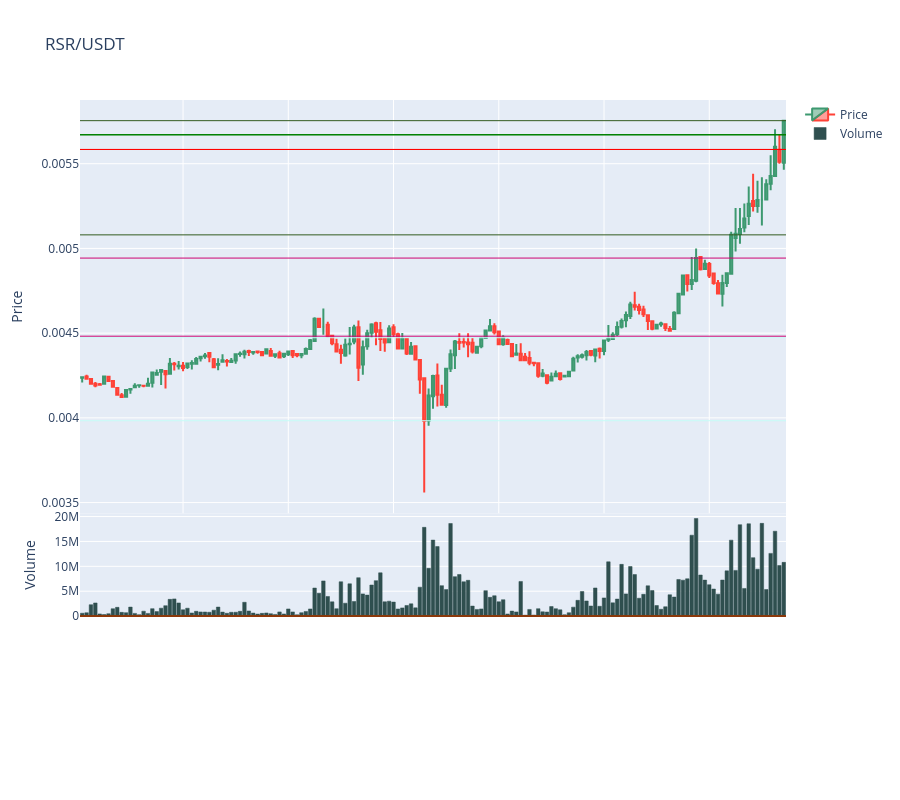

Notebook code cell kept with this figure:
### Code cell
X = df['close'].values.reshape(-1,1)
sum_of_squared_distances = []
K = range(1,15)
for k in K:
    km = KMeans(n_clusters=k)
    km = km.fit(X)
    sum_of_squared_distances.append(km.inertia_)
kn = KneeLocator(K, sum_of_squared_distances,S=1.0, curve="convex", direction="decreasing")
kmeans = KMeans(n_clusters=kn.knee).fit(X)
df['cluster'] = kmeans.predict(X)
fig = generate_candlestick_graph(pair=pair, data=df)
# fig = go.Figure()
# fig.add_trace(go.Scatter(x=df['date'],y=df['close'], mode = 'markers', marker_color='black'))
# fig.add_trace(go.Scatter(x=df['date'],y=df['max_volume'], mode = 'markers', marker_color='black'))
for cluster in df.cluster.unique():
    color = random_color_generator()
    df_1 = df[df.cluster == cluster]
    Max = df_1.close.max()
    Min = df_1.close.min()
    fig.add_hline(y=Max, line_width=1, line_color=color)
    fig.add_hline(y=Min, line_width=1, line_color=color)
    fig.add_hline(y=0.005671, line_width=1, line_color='green')
    fig.add_hline(y=0.005584, line_width=1, line_color='red')
# fig.add_hline(y=Max, line_width=1, line_color='red')
# fig.add_hline(y=Min, line_width=1, line_color='red')
fig.update_layout(autosize=True, height=800, xaxis=dict(rangeslider=dict(visible=False)))

### Figure 1 — Plotly figure (JSON) as saved in the notebook; plotly's stock layout.template omitted (floating-point values rounded to 4 significant figures; data arrays with more than 128 entries replaced by an {"elided": "..."} marker saying what was removed)
{"data": [{"close": {"elided": "161 float values"}, "high": {"elided": "161 float values"}, "low": {"elided": "161 float values"}, "name": "Price", "open": {"elided": "161 float values"}, "type": "candlestick", "x": {"elided": "161 str values"}, "xaxis": "x", "yaxis": "y"}, {"marker": {"color": "DarkSlateGrey", "line": {"color": "DarkSlateGrey"}}, "name": "Volume", "type": "bar", "x": {"elided": "161 str values"}, "xaxis": "x2", "y": {"elided": "161 float values"}, "yaxis": "y2"}], "layout": {"autosize": true, "height": 800, "modebar": {"add": ["v1hovermode", "toggleSpikeLines"]}, "shapes": [{"line": {"color": "rgb(198, 253, 248)", "width": 1}, "type": "line", "x0": 0, "x1": 1, "xref": "x domain", "y0": 0.004473, "y1": 0.004473, "yref": "y"}, {"line": {"color": "rgb(198, 253, 248)", "width": 1}, "type": "line", "x0": 0, "x1": 1, "xref": "x2 domain", "y0": 0.004473, "y1": 0.004473, "yref": "y2"}, {"line": {"color": "rgb(198, 253, 248)", "width": 1}, "type": "line", "x0": 0, "x1": 1, "xref": "x domain", "y0": 0.003983, "y1": 0.003983, "yref": "y"}, {"line": {"color": "rgb(198, 253, 248)", "width": 1}, "type": "line", "x0": 0, "x1": 1, "xref": "x2 domain", "y0": 0.003983, "y1": 0.003983, "yref": "y2"}, {"line": {"color": "green", "width": 1}, "type": "line", "x0": 0, "x1": 1, "xref": "x domain", "y0": 0.005671, "y1": 0.005671, "yref": "y"}, {"line": {"color": "green", "width": 1}, "type": "line", "x0": 0, "x1": 1, "xref": "x2 domain", "y0": 0.005671, "y1": 0.005671, "yref": "y2"}, {"line": {"color": "red", "width": 1}, "type": "line", "x0": 0, "x1": 1, "xref": "x domain", "y0": 0.005584, "y1": 0.005584, "yref": "y"}, {"line": {"color": "red", "width": 1}, "type": "line", "x0": 0, "x1": 1, "xref": "x2 domain", "y0": 0.005584, "y1": 0.005584, "yref": "y2"}, {"line": {"color": "rgb(205, 4, 115)", "width": 1}, "type": "line", "x0": 0, "x1": 1, "xref": "x domain", "y0": 0.004943, "y1": 0.004943, "yref": "y"}, {"line": {"color": "rgb(205, 4, 115)", "width": 1}, "type": "line", "x0": 0, "x1": 1, "xref": "x2 domain", "y0": 0.004943, "y1": 0.004943, "yref": "y2"}, {"line": {"color": "rgb(205, 4, 115)", "width": 1}, "type": "line", "x0": 0, "x1": 1, "xref": "x domain", "y0": 0.004482, "y1": 0.004482, "yref": "y"}, {"line": {"color": "rgb(205, 4, 115)", "width": 1}, "type": "line", "x0": 0, "x1": 1, "xref": "x2 domain", "y0": 0.004482, "y1": 0.004482, "yref": "y2"}, {"line": {"color": "green", "width": 1}, "type": "line", "x0": 0, "x1": 1, "xref": "x domain", "y0": 0.005671, "y1": 0.005671, "yref": "y"}, {"line": {"color": "green", "width": 1}, "type": "line", "x0": 0, "x1": 1, "xref": "x2 domain", "y0": 0.005671, "y1": 0.005671, "yref": "y2"}, {"line": {"color": "red", "width": 1}, "type": "line", "x0": 0, "x1": 1, "xref": "x domain", "y0": 0.005584, "y1": 0.005584, "yref": "y"}, {"line": {"color": "red", "width": 1}, "type": "line", "x0": 0, "x1": 1, "xref": "x2 domain", "y0": 0.005584, "y1": 0.005584, "yref": "y2"}, {"line": {"color": "rgb(51, 92, 32)", "width": 1}, "type": "line", "x0": 0, "x1": 1, "xref": "x domain", "y0": 0.005754, "y1": 0.005754, "yref": "y"}, {"line": {"color": "rgb(51, 92, 32)", "width": 1}, "type": "line", "x0": 0, "x1": 1, "xref": "x2 domain", "y0": 0.005754, "y1": 0.005754, "yref": "y2"}, {"line": {"color": "rgb(51, 92, 32)", "width": 1}, "type": "line", "x0": 0, "x1": 1, "xref": "x domain", "y0": 0.00508, "y1": 0.00508, "yref": "y"}, {"line": {"color": "rgb(51, 92, 32)", "width": 1}, "type": "line", "x0": 0, "x1": 1, "xref": "x2 domain", "y0": 0.00508, "y1": 0.00508, "yref": "y2"}, {"line": {"color": "green", "width": 1}, "type": "line", "x0": 0, "x1": 1, "xref": "x domain", "y0": 0.005671, "y1": 0.005671, "yref": "y"}, {"line": {"color": "green", "width": 1}, "type": "line", "x0": 0, "x1": 1, "xref": "x2 domain", "y0": 0.005671, "y1": 0.005671, "yref": "y2"}, {"line": {"color": "red", "width": 1}, "type": "line", "x0": 0, "x1": 1, "xref": "x domain", "y0": 0.005584, "y1": 0.005584, "yref": "y"}, {"line": {"color": "red", "width": 1}, "type": "line", "x0": 0, "x1": 1, "xref": "x2 domain", "y0": 0.005584, "y1": 0.005584, "yref": "y2"}], "title": {"text": "RSR/USDT"}, "xaxis": {"anchor": "y", "domain": [0, 1], "matches": "x3", "rangeslider": {"visible": false}, "showticklabels": false}, "xaxis2": {"anchor": "y2", "domain": [0, 1], "matches": "x3", "showticklabels": false}, "xaxis3": {"anchor": "y3", "domain": [0, 1]}, "yaxis": {"anchor": "x", "domain": [0.3335, 1], "title": {"text": "Price"}}, "yaxis2": {"anchor": "x2", "domain": [0.1667, 0.3334], "title": {"text": "Volume"}}, "yaxis3": {"anchor": "x3", "domain": [0, 0.1666], "title": {"text": "Other"}}}}
